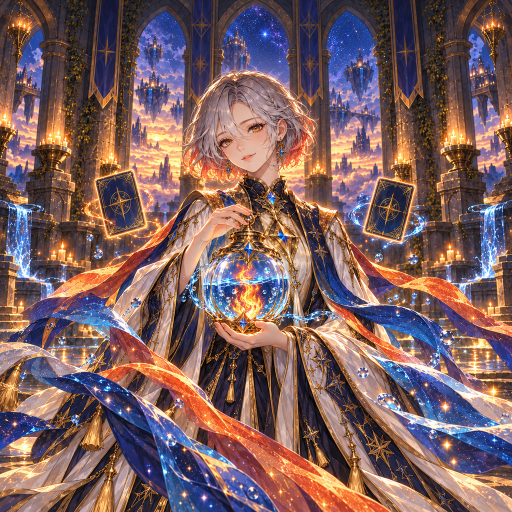
#> input picture assets/art_full/r_shiena.png, 1024 x 1024 px (shown at 1/2 size); its folder holds 4 pictures in this run
$ python rite_art.py
#> lines starting #> are read from the running program, lines starting #| are printed output that depends on the picture
# -*- coding: utf-8 -*-
"""
選定の儀の限定カード（r_*）の絵を、カード用に切り抜く。

納品された一枚絵（1024×1024・背景入り）は assets/art_full/<ID>.png に置く。
拡大表示ではその一枚絵を全部見せ、カードには上半身を切り抜いた版を使う。
全身寄りの構図なので、そのまま小さいカード（幅106px）に入れると顔が米粒になるため。

  python tools/rite_art.py      → assets/art/<ID>.png（512×512）を作り直す
  そのあと python tools/adopt_art.py と python tools/optimize_assets.py

切り抜きの枠は (左, 上, 右, 下)。顔が枠の上から3割くらいに来るように決めてある
（カードは正方形の上下を少し切って表示するので、顔を真ん中より上に置く）。
"""
import os
from PIL import Image

ROOT = os.path.dirname(os.path.dirname(os.path.abspath(__file__)))
SRC = os.path.join(ROOT, 'assets', 'art_full')
OUT = os.path.join(ROOT, 'assets', 'art')
SIZE = 512

CROPS = {
    'r_shiena': (140, 34, 860, 754),    # 顔 (500,250)・水の灯籠 (500,560)
    'r_mirte':  (160, 44, 880, 764),    # 顔 (500,260)・水差し (560,600)
    'r_kagura': (190, 114, 910, 834),   # 顔 (450,330)・燃える穂 (740,300)
    'r_elsion': (112, 110, 912, 910),   # 顔 (510,400)・三つの結晶の錫杖 (740,380)
}


def main():
    for cid, box in CROPS.items():
        src = os.path.join(SRC, cid + '.png')
        if not os.path.exists(src):
            print('  無い:', src)
            continue
        im = Image.open(src).convert('RGB')
#> im is the input picture: PIL image 1024x1024 RGB; mean R, G, B 124.6, 96.1, 95.6
        im.crop(box).resize((SIZE, SIZE), Image.LANCZOS).save(os.path.join(OUT, cid + '.png'), optimize=True)
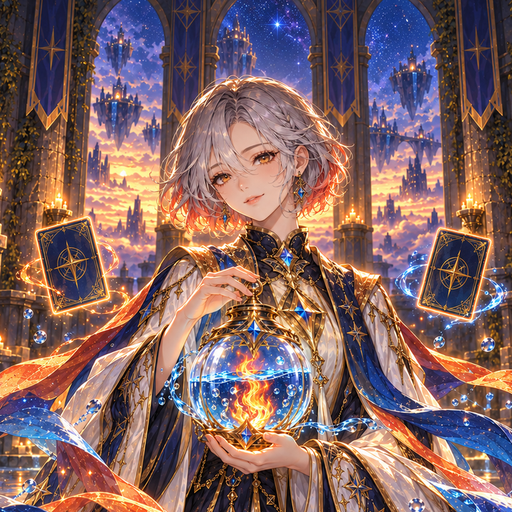
#> saved as r_shiena.png: PIL image 512x512 RGB; mean R, G, B 130.1, 100.4, 98.8
        print(f'  {cid}: {box} -> {SIZE}px')
#> pass 2 of the loop in main, `for cid, box in CROPS.items():`:
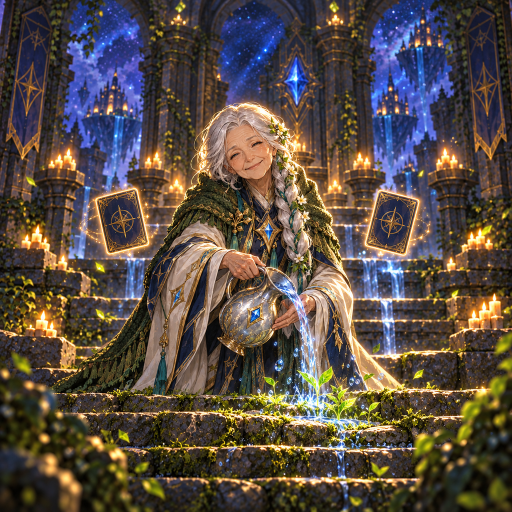
#> input picture assets/art_full/r_mirte.png, 1024 x 1024 px (shown at 1/2 size)
#> in main, im is the input picture: PIL image 1024x1024 RGB; mean R, G, B 88.9, 77.4, 68.9
#> in main, `im.crop(box).resize((SIZE, SIZE), Image.LANCZOS).save(os.path.join(OUT..`:
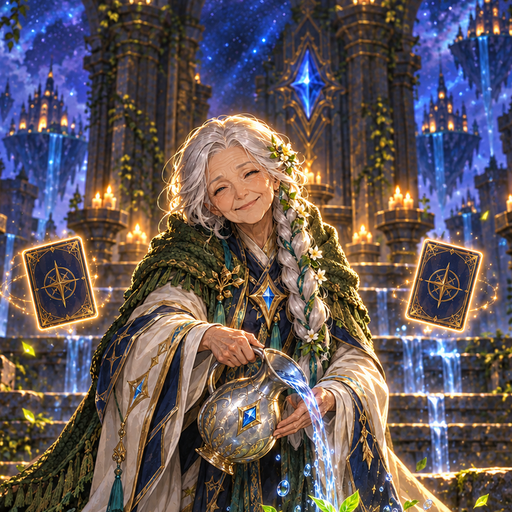
#> saved as r_mirte.png: PIL image 512x512 RGB; mean R, G, B 99.2, 87.8, 89.3
#> pass 3 of the loop in main, `for cid, box in CROPS.items():`:
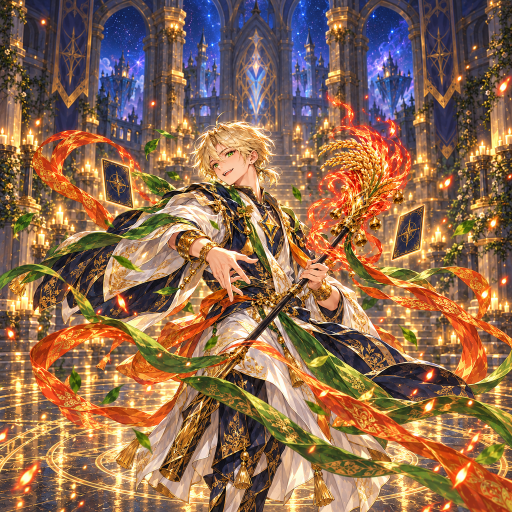
#> input picture assets/art_full/r_kagura.png, 1024 x 1024 px (shown at 1/2 size)
#> in main, im is the input picture: PIL image 1024x1024 RGB; mean R, G, B 143, 106.8, 79.9
#> in main, `im.crop(box).resize((SIZE, SIZE), Image.LANCZOS).save(os.path.join(OUT..`:
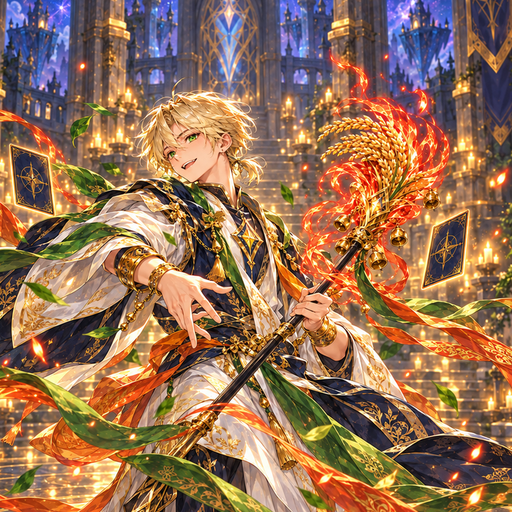
#> saved as r_kagura.png: PIL image 512x512 RGB; mean R, G, B 150.8, 112.8, 84.5
#> the loop made 4 passes; the first 3 are shown


if __name__ == '__main__':
    main()
